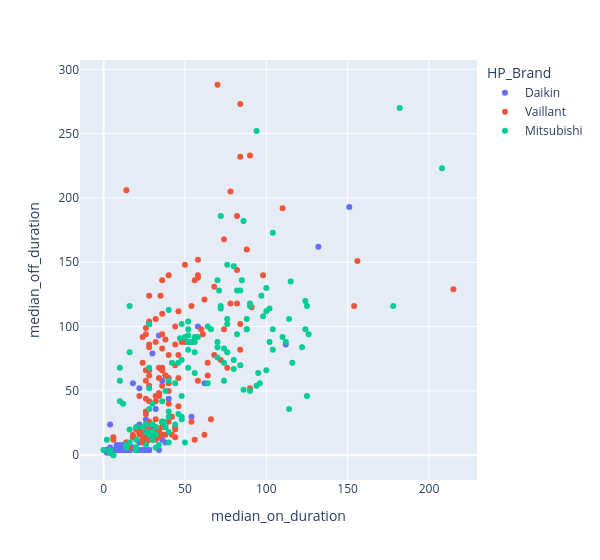

Write notebook code for a chart like this one.
### Code cell
px.scatter(groups, x="median_on_duration", y="median_off_duration", color="HP_Brand", width=600)

### Figure 1 — Plotly figure (JSON) as saved in the notebook; plotly's stock layout.template omitted (floating-point values rounded to 4 significant figures; data arrays with more than 128 entries replaced by an {"elided": "..."} marker saying what was removed)
{"data": [{"hovertemplate": "HP_Brand=Daikin<br>median_on_duration=%{x}<br>median_off_duration=%{y}<extra></extra>", "legendgroup": "Daikin", "marker": {"color": "#636efa", "symbol": "circle"}, "mode": "markers", "name": "Daikin", "orientation": "v", "showlegend": true, "type": "scatter", "x": [4, 20, 8, 14, 10, 10, 12, 12, 12, 6, 18, 14, 22, 20, 10, 2, 4, 8, 151, 12, 132, 12, 12, 10, 4, 12, 26, 32, 10, 36, 12, 36, 8, 10, 12, 12, 12, 12, 2, 12, 2, 16, 2, 26, 10, 10, 112, 10, 4, 10, 24, 10, 12, 16, 22, 8, 10, 20, 30, 4, 12, 4, 26, 12, 0, 2, 14, 4, 16, 54, 10, 10, 12, 10, 10, 18, 10, 40, 62, 10, 32, 12, 28, 4, 4, 4, 18, 2, 16, 22, 10, 12, 28, 8, 14, 10, 58, 12, 34, 34, 16, 38, 2, 8, 22, 6, 4, 12, 12, 12, 16, 12], "xaxis": "x", "y": [4, 4, 4, 10, 4, 4, 4, 6, 4, 4, 6, 6, 52, 4, 4, 4, 4, 4, 193, 4, 162, 4, 4, 4, 4, 4, 28, 36, 4, 58, 4, 12, 4, 4, 4, 6, 6, 4, 4, 4, 4, 4, 4, 4, 4, 4, 86, 6, 4, 4, 4, 4, 4, 4, 4, 4, 4, 4, 79, 24, 4, 4, 4, 4, 4, 4, 4, 4, 4, 30, 4, 4, 4, 4, 4, 6, 4, 44, 56, 4, 18, 4, 4, 4, 4, 6, 56, 2, 4, 24, 6, 4, 4, 4, 6, 8, 100, 8, 93, 4, 6, 10, 4, 8, 10, 4, 4, 4, 6, 4, 4, 6], "yaxis": "y"}, {"hovertemplate": "HP_Brand=Vaillant<br>median_on_duration=%{x}<br>median_off_duration=%{y}<extra></extra>", "legendgroup": "Vaillant", "marker": {"color": "#EF553B", "symbol": "circle"}, "mode": "markers", "name": "Vaillant", "orientation": "v", "showlegend": true, "type": "scatter", "x": {"elided": "171 int values"}, "xaxis": "x", "y": {"elided": "171 int values"}, "yaxis": "y"}, {"hovertemplate": "HP_Brand=Mitsubishi<br>median_on_duration=%{x}<br>median_off_duration=%{y}<extra></extra>", "legendgroup": "Mitsubishi", "marker": {"color": "#00cc96", "symbol": "circle"}, "mode": "markers", "name": "Mitsubishi", "orientation": "v", "showlegend": true, "type": "scatter", "x": {"elided": "145 int values"}, "xaxis": "x", "y": {"elided": "145 int values"}, "yaxis": "y"}], "layout": {"legend": {"title": {"text": "HP_Brand"}, "tracegroupgap": 0}, "margin": {"t": 60}, "width": 600, "xaxis": {"anchor": "y", "domain": [0, 1], "title": {"text": "median_on_duration"}}, "yaxis": {"anchor": "x", "domain": [0, 1], "title": {"text": "median_off_duration"}}}}
